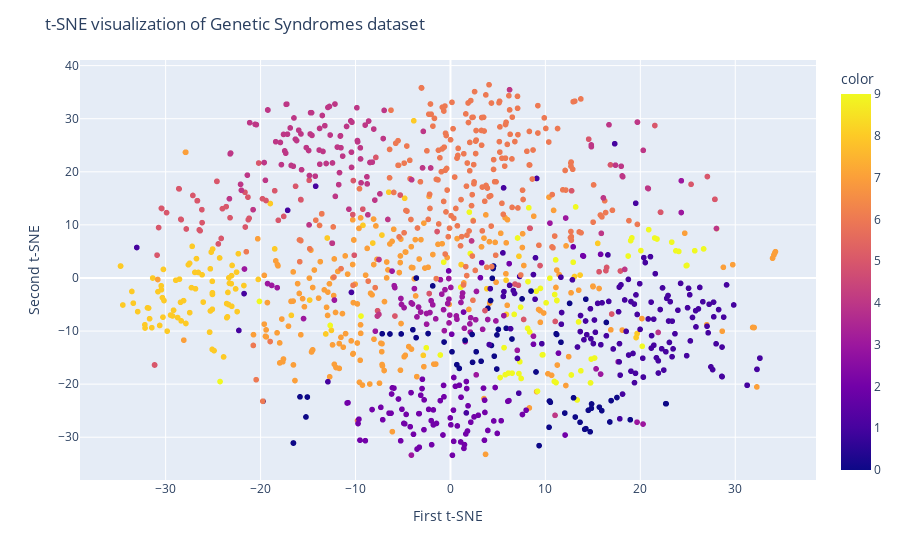

This figure's notebook cell:
### Markdown cell above
The cluster formation is better visualized with t-SNE.

### Code cell
fig = px.scatter(x=X_tsne[:, 0], y=X_tsne[:, 1], color=y)
fig.update_layout(
    title="t-SNE visualization of Genetic Syndromes dataset",
    xaxis_title="First t-SNE",
    yaxis_title="Second t-SNE",
)
fig.show()

### Figure 1 — Plotly figure (JSON) as saved in the notebook; plotly's stock layout.template omitted (floating-point values rounded to 4 significant figures; data arrays with more than 128 entries replaced by an {"elided": "..."} marker saying what was removed)
{"data": [{"hovertemplate": "x=%{x}<br>y=%{y}<br>color=%{marker.color}<extra></extra>", "legendgroup": "", "marker": {"color": {"elided": "1116 int values"}, "coloraxis": "coloraxis", "symbol": "circle"}, "mode": "markers", "name": "", "showlegend": false, "type": "scattergl", "x": {"elided": "1116 float values"}, "xaxis": "x", "y": {"elided": "1116 float values"}, "yaxis": "y"}], "layout": {"coloraxis": {"colorbar": {"title": {"text": "color"}}, "colorscale": [[0, "#0d0887"], [0.1111, "#46039f"], [0.2222, "#7201a8"], [0.3333, "#9c179e"], [0.4444, "#bd3786"], [0.5556, "#d8576b"], [0.6667, "#ed7953"], [0.7778, "#fb9f3a"], [0.8889, "#fdca26"], [1, "#f0f921"]]}, "legend": {"tracegroupgap": 0}, "margin": {"t": 60}, "title": {"text": "t-SNE visualization of Genetic Syndromes dataset"}, "xaxis": {"anchor": "y", "domain": [0, 1], "title": {"text": "First t-SNE"}}, "yaxis": {"anchor": "x", "domain": [0, 1], "title": {"text": "Second t-SNE"}}}}
